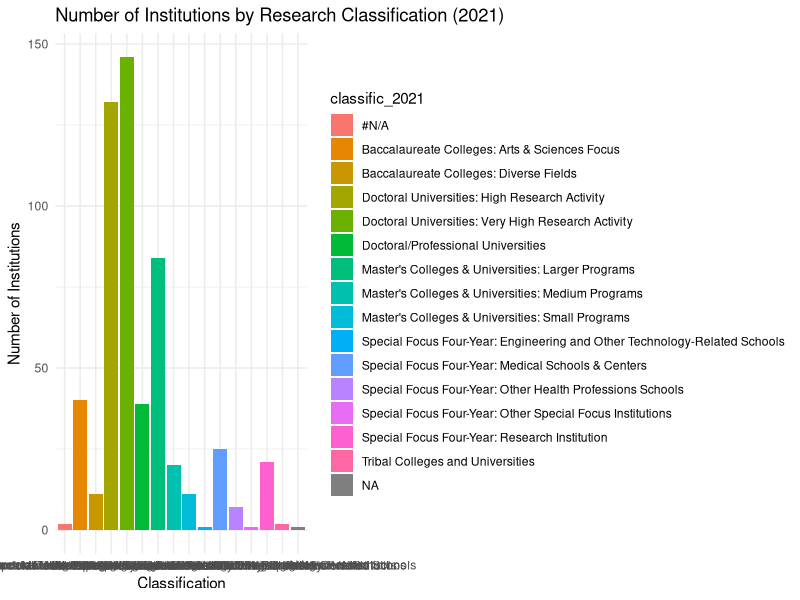
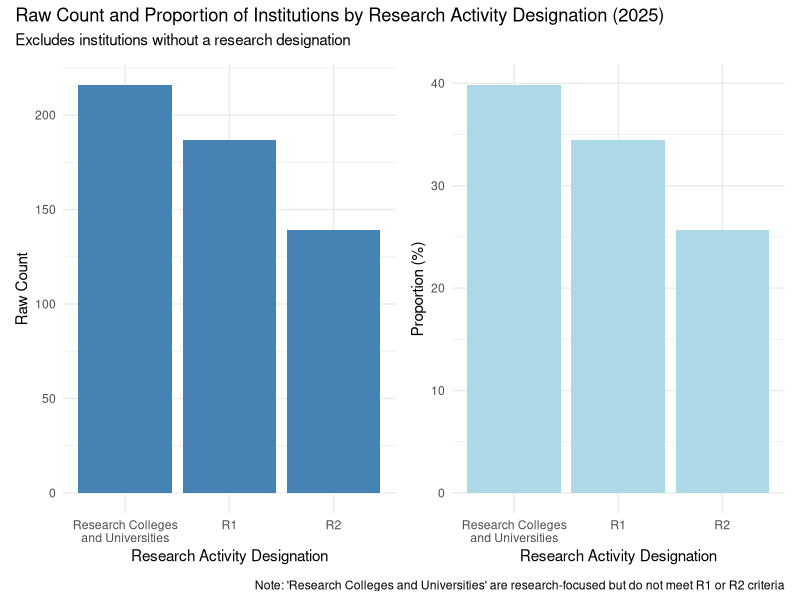
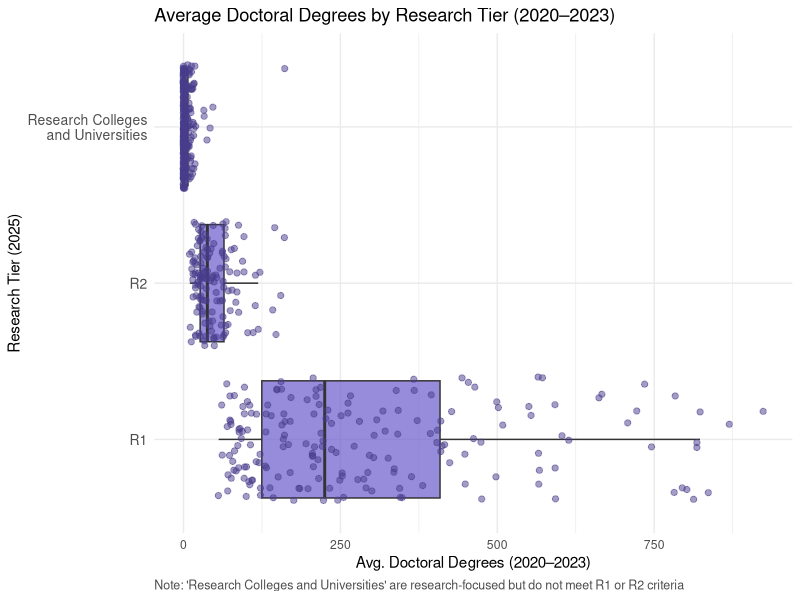

Recreate these plots in R, in order. (Note: this script raises an error after producing the figures.)
## ---- chunk 1
#install.packages("patchwork")
## ---- chunk 2
library(tidyverse)
library(readr)
library(tidyr)
library(dplyr)
library(lubridate)  # for Datetime formatting
library(stringr)  # for extracting URL
library(patchwork)  # for putting multiple graphs on one fig
## ---- chunk 3
classification_stats <- read_csv("carnegie_classification_stats - CLEAN.csv")

spending_doctorate_awards <- read_csv("carnegie_spending_doctorate_awards - CLEAN.csv")
## ---- chunk 4
#head(classification_stats)
colnames(classification_stats)
summary(classification_stats)

head(spending_doctorate_awards)
colnames(spending_doctorate_awards)
summary(spending_doctorate_awards)
## ---- chunk 5
classification_df <- data.frame(classification_stats)
class(classification_df)

spending_df <- data.frame(spending_doctorate_awards)
class(spending_df)
## ---- chunk 6
# Confirming column names on what to join by
colnames(classification_df)
colnames(spending_df)
## ---- chunk 7
# Perform full join on 'unitid'
combined_df <- full_join(classification_df, spending_df, by = "unitid")

# Confirm join and notice duplicate column names
colnames(combined_df)
## ---- chunk 8
# Duplicate School Names (there are 12)
combined_df %>%
  filter(name.x != name.y) %>%
  select(unitid, name.x, name.y)

# Duplicate City Names (there is 1, 'Des Moines' and 'West Des Moines')
combined_df %>%
  filter(city.x != city.y ) %>%
  select(unitid, city.x, city.y)

# Duplicate State Names (there are no duplicates)
combined_df %>%
  filter(state.x != state.y) %>%
  select(unitid, state.x, state.y)

# Create a new dataframe for mismatched rows
mismatched <- combined_df %>%
  filter(name.x != name.y | city.x != city.y | state.x != state.y) %>%
  select(unitid, name.x, name.y, city.x, city.y, state.x, state.y)

# View the mismatched rows
print(mismatched)

## ---- chunk 9
# Function to replace NULL with NA

replace_null_with_na <- function(x) {
  if (is.list(x)) {
    # Apply recursively if it's a list (to handle nested data frames)
    return(lapply(x, replace_null_with_na))
  } else if (is.null(x)) {
    return(NA)  # Replace NULL with NA
  } else {
    return(x)  # Otherwise, return the value unchanged
  }
}

# Use it to apply to a data frame
combined_df_na <- combined_df %>%
  mutate(across(everything(), replace_null_with_na))

# View the result
summary(combined_df_na)
## ---- chunk 10
# Display a table of the count of missing values (NAs) per column
missing_data <- combined_df_na %>% 
  summarise(across(everything(), ~ sum(is.na(.)))) %>%
  gather(key = "column_name", value = "NAs")

print(missing_data)
## ---- chunk 11
combined_df_na %>%
  count(classific_2021) %>%
  ggplot(aes(x = classific_2021, y = n, fill = classific_2021)) +
  geom_bar(stat = "identity") +
  labs(title = "Number of Institutions by Research Classification (2021)",
       x = "Classification", y = "Number of Institutions") +
  theme_minimal()
## ---- chunk 12
library(ggplot2)
library(dplyr)
library(patchwork)

# Prepare the data and drop NA
plot_data <- combined_df_na %>%
  filter(!is.na(research_tier_2025)) %>%
  mutate(
    research_tier_2025 = factor(
      research_tier_2025,
      levels = c("Research Colleges and Universities",
                 "Research 1: Very High Research Spending and Doctorate Production", 
                 "Research 2: High Research Spending and Doctorate Production")
    )
  ) %>%
  count(research_tier_2025) %>%
  mutate(percentage = n / sum(n) * 100)  # Calculate percentage for pie chart

# Raw count bar plot
raw_count_plot <- ggplot(plot_data, aes(x = research_tier_2025, y = n)) +
  geom_bar(stat = "identity", fill = "steelblue") +
  labs(
    x = "Research Activity Designation",
    y = "Raw Count"
  ) +
  theme_minimal() +
  scale_x_discrete(labels = c(
    "Research Colleges and Universities" = "Research Colleges\nand Universities", 
    "Research 1: Very High Research Spending and Doctorate Production" = "R1", 
    "Research 2: High Research Spending and Doctorate Production" = "R2"
  ))

# Proportional bar plot (percentage)
proportional_plot <- ggplot(plot_data, aes(x = research_tier_2025, y = percentage)) +
  geom_bar(stat = "identity", fill = "lightblue") +
  labs(
    x = "Research Activity Designation",
    y = "Proportion (%)"
  ) +
  theme_minimal() +
  scale_x_discrete(labels = c(
    "Research Colleges and Universities" = "Research Colleges\nand Universities", 
    "Research 1: Very High Research Spending and Doctorate Production" = "R1", 
    "Research 2: High Research Spending and Doctorate Production" = "R2"
  ))

# Combine the two plots and add a single title, subtitle, and caption for the whole figure
combined_plot <- raw_count_plot + proportional_plot + 
  plot_layout(guides = 'collect') +
  plot_annotation(
    title = "Raw Count and Proportion of Institutions by Research Activity Designation (2025)",
    subtitle = "Excludes institutions without a research designation",
    caption = "Note: 'Research Colleges and Universities' are research-focused but do not meet R1 or R2 criteria"
  )

# Print the combined plot
combined_plot

## ---- chunk 13
# Clean data and relabel tiers
clean_df <- combined_df_na %>%
  filter(!is.na(avg_num_doc_degrees_2020_2023), !is.na(research_tier_2025)) %>%
  mutate(
    research_tier_2025 = recode(
      research_tier_2025,
      "Research 1: Very High Research Spending and Doctorate Production" = "R1",
      "Research 2: High Research Spending and Doctorate Production" = "R2",
      "Research Colleges and Universities" = "Research Colleges\nand Universities"
    )
  )

# Plot with horizontal box and whiskers
ggplot(clean_df, aes(x = avg_num_doc_degrees_2020_2023, y = research_tier_2025)) +
  geom_boxplot(fill = "slateblue", alpha = 0.7, outlier.shape = NA) +
  geom_jitter(color = "darkslateblue", alpha = 0.5, size = 1.8) +
  labs(
    title = "Average Doctoral Degrees by Research Tier (2020–2023)",
    x = "Avg. Doctoral Degrees (2020–2023)",
    y = "Research Tier (2025)",
    caption = "Note: 'Research Colleges and Universities' are research-focused but do not meet R1 or R2 criteria"
  ) +
  theme_minimal() +
  theme(
    plot.caption = element_text(hjust = 0, size = 9, color = "gray30"),
    axis.text.y = element_text(size = 10)
  )
## ---- chunk 14
#By Colin Thompson

#This histogram displays the distribution of spending for the fiscal year of 2022. This could be used to find the highest amounts of research spending institutions may have. It could also show popular spending ranges for that year. This could then be overall useful in showing what on average is a good range for spending on research.

# Using Reg-ex and turning values numeric for herd_fy22 data
df1$herd_fy22 <- as.numeric(gsub("[$,]", "", df1$herd_fy22))

ggplot(df1, aes(x = herd_fy22)) +
  geom_histogram(bins = 20) +
  labs(title = "Histogram of HERD Spending in FY22",
       x = "HERD Spending (in Billions)",
       y = "Number of Institutions") +
  theme_minimal() 
## ---- chunk 15
# Calculate the counts without proportions
clean_df_long <- clean_df_long %>%
  group_by(academic_year) %>%
  mutate(total_degrees = sum(num_doc_degrees)) %>%
  ungroup()

# Stacked bar graph of Doctoral Degrees by Research Tier and Academic Year with regular counts
ggplot(clean_df_long, aes(x = academic_year, y = num_doc_degrees, fill = research_tier_2025)) +
  geom_bar(stat = "identity", position = "stack") +  # Stack the bars
  labs(
    title = "Doctoral Degrees Conferred by Research Tier and Academic Year (2020–2023)",
    x = "Academic Year",
    y = "Count of Doctoral Degrees",
    fill = "Research Tier",
    caption = "Note: 'Research Colleges and Universities' are research-focused but do not meet R1 or R2 criteria"
  ) +
  theme_minimal() +
  theme(
    plot.caption = element_text(hjust = 0, size = 9, color = "gray30"),
    axis.text.x = element_text(size = 10)  # No angle on x-axis labels
  ) +
  scale_x_discrete(
    labels = c("num_doc_degrees_2020_2021" = "2020-2021",
               "num_doc_degrees_2021_2022" = "2021-2022",
               "num_doc_degrees_2022_2023" = "2022-2023")
  ) +
  scale_y_continuous(
    limits = c(0, 80000),
    expand = c(0, 0)
  )
## ---- chunk 16
# Calculate average admissions rate by research tier

clean_df_long <- combined_df %>%
  group_by(academic_year) %>%
  mutate(total_degrees = sum(num_doc_degrees)) %>%
  ungroup()

avg_admissions <- clean_df_long %>%
  group_by(research_tier_2025) %>%
  summarize(mean_admissions_rate = mean(admissions_rate, na.rm = TRUE))

# Plot the average admissions rate by research tier
ggplot(avg_admissions, aes(x = reorder(research_tier_2025, -mean_admissions_rate), 
                           y = mean_admissions_rate, 
                           fill = research_tier_2025)) +
  geom_col(width = 0.6) +
  labs(
    title = "Average Undergraduate Admissions Rate by Research Tier",
    x = "Research Tier",
    y = "Average Admissions Rate (%)",
    fill = "Research Tier"
  ) +
  scale_y_continuous(labels = scales::percent_format(accuracy = 1)) +
  theme_minimal() +
  theme(
    legend.position = "none",
    axis.text.x = element_text(size = 10)
  )

# Define custom colors for each research tier
tier_colors <- c(
  "Research 1 (R1)" = "#1f77b4",   # blue
  "Research 2 (R2)" = "#ff7f0e",   # orange
  "Research Colleges and Universities" = "#2ca02c"  # green
)

# Boxplot of total enrollment by research tier with color
ggplot(clean_df_long, aes(x = research_tier_2025, y = total_enrollment, fill = research_tier_2025)) +
  geom_boxplot(alpha = 0.8, outlier.color = "gray50", outlier.shape = 16) +
  scale_fill_manual(values = tier_colors) +
  labs(
    title = "Distribution of Total Enrollment by Research Tier",
    x = "Research Tier",
    y = "Total Enrollment",
    fill = "Research Tier"
  ) +
  theme_minimal() +
  theme(
    axis.text.x = element_text(size = 10),
    legend.position = "none"  # Hide legend if x-axis labels are descriptive
  ) +
  scale_y_continuous(labels = scales::comma)

## ---- chunk 17
# install.packages("scales")
library(ggplot2)
library(dplyr)
library(scales)

# Clean the spending column (remove $ and commas and convert to numeric)
clean_df_long <- combined_df %>%
  mutate(
    herd_avg_fy21_to_fy23 = as.numeric(gsub("[$,]", "", herd_avg_fy21_to_fy23))
  )

# Optional: Rename tiers for cleaner display (if needed)
clean_df_long <- clean_df_long %>%
  mutate(research_tier_2025 = case_when(
    grepl("Research 1", research_tier_2025) ~ "Research 1 (R1)",
    grepl("Research 2", research_tier_2025) ~ "Research 2 (R2)",
    TRUE ~ "Research Colleges and Universities"
  ))

# Scatter plot of research spending vs doctoral degrees
ggplot(clean_df_long, aes(
  x = herd_avg_fy21_to_fy23,
  y = avg_num_doc_degrees_2020_2023,
  color = research_tier_2025
)) +
  geom_point(alpha = 0.8, size = 3) +
  scale_color_brewer(palette = "Set2") +
  scale_x_continuous(labels = dollar_format()) +
  labs(
    title = "Avg. Research Spending vs. Doctoral Degrees (2020–2023)",
    x = "Avg. Research Spending (FY21–FY23)",
    y = "Avg. Number of Doctoral Degrees",
    color = "Research Tier"
  ) +
  theme_minimal() +
  theme(
    plot.title = element_text(size = 14, face = "bold"),
    axis.text.x = element_text(angle = 45, hjust = 1)
  )
